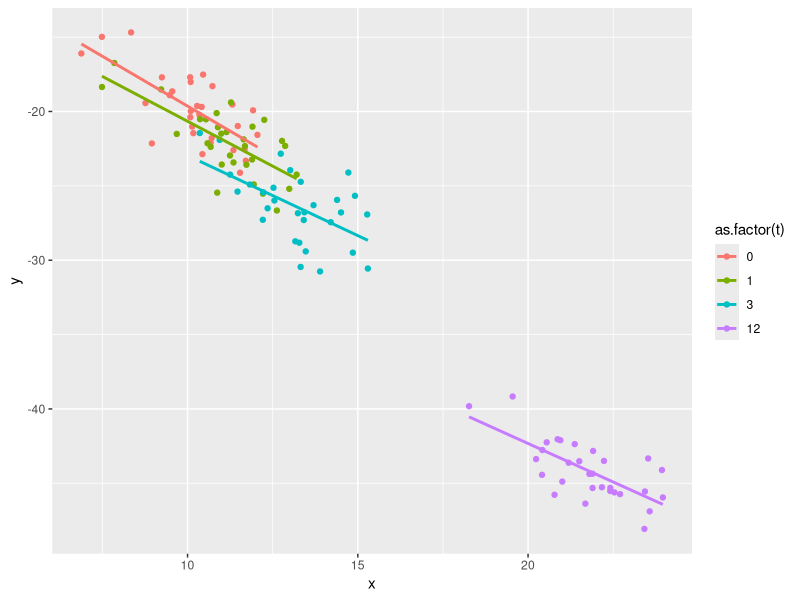

Write the R code that produced this figure. (Note: this script raises an error after producing the figure.)
set.seed(1)

n <- 30 #number of subjects
t <- c(0,1,3,12) # time points
b <- 1 # coefficient beta
c <- -2 # coefficient gamma

x0 <- rnorm(n,10,1) # random intercepts

x <- unlist(lapply(t, function(t){x0+b*t}))
y <- c*x

df<-data.frame(x=x+rnorm(4*n,0,1), y=y+rnorm(4*n,0,1), t=rep(t,each=n), ID=rep(seq.int(1,n),4))

require(ggplot2)
ggplot(df,aes(x=x,y=y,col=as.factor(t)))+
  geom_point()+
  geom_smooth(method='lm', se = F)


fm <- lme(y ~ x+t, data = df, random = ~ 1 | ID)
summary(fm)

fm <- lme(x ~ t, data = df, random = ~ 1 | ID)
summary(lm(y ~ 1 + fitted(fm), data = df))
